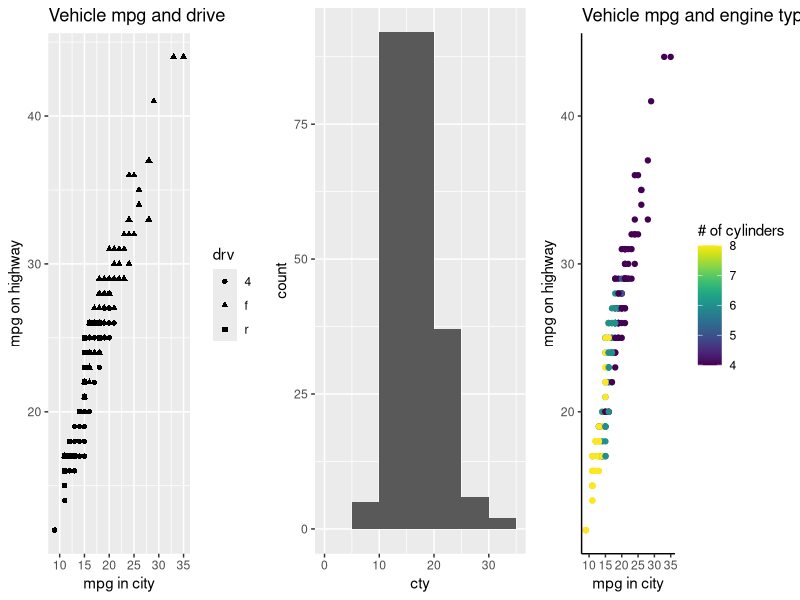

The R script that drew this image:
#### SETUP ####
getwd()
setwd('/Users/alyshasaad-berreta/Desktop/GitHub/Data-Analysis-Intersession-2023')
library(datasets)
library(viridis)

#install.packages('ggplot2')
library(ggplot2)
#install.packages('gridExtra')
library(gridExtra)
data("mpg")

#### DATA ####
class(mpg)
dim(mpg)
head(mpg)
summary(mpg)

#### PLOTTING ####

## Code Template
# plt <- ggplot(data = <DATA>) +
#  <GEOM_FUNCTION>(mapping = aes(<MAPPINGS>)) +
#  labs(title = <"TITLE">, x= <"X AXIS LABEL">, y= <"Y AXIS LABEL"> )

#Example

## plot scatter plot with
## cty and hwy encoded as positions on x and y axis
## and drv encoded as shape
plt <- ggplot(data = mpg) +
  geom_point(mapping = aes(x=cty, y=hwy, shape=drv)) +
  labs(title = "Vehicle mpg and drive", x= "mpg in city", y= "mpg on highway" )

## plot histogram
## cty as position on x axis
## set breaks of histogram starting at 0, ending at 35, every 5th number
plt2 <- ggplot(data = mpg) +
  geom_histogram(mapping = aes(x=cty), breaks = seq(from=0, to=35, by=5))

## plot scatter plot with
## cty and hwy encoded as positions on x and y axis
## and quantitative variable cyl encoded as color/hue
plt3 <- ggplot(data = mpg) +
  geom_point(mapping = aes(x=cty, y=hwy, color = cyl)) +
  scale_color_viridis() +
  labs(title = "Vehicle mpg and engine type", x= "mpg in city", y= "mpg on highway", color= "# of cylinders" ) +
  theme_classic()

## multi-pannel visualization
multi_panel_plot <- grid.arrange(plt, plt2, plt3, ncol = 3)

